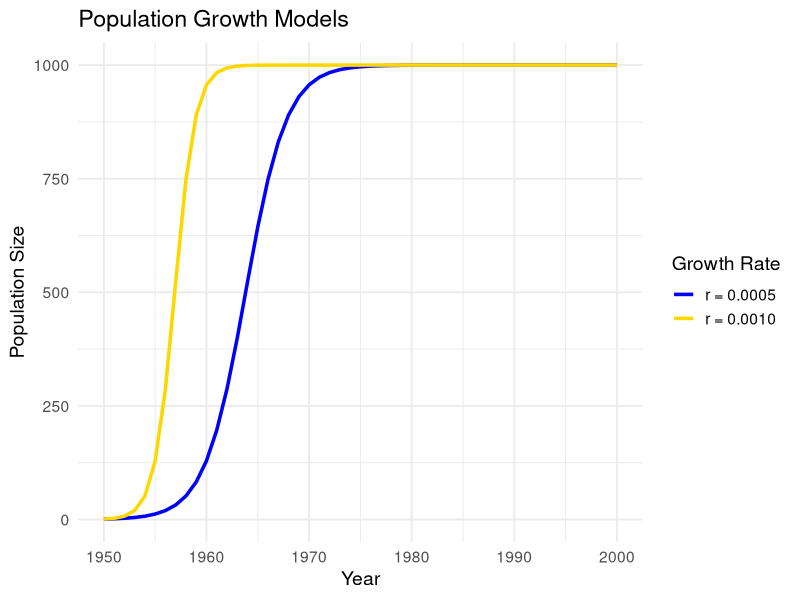
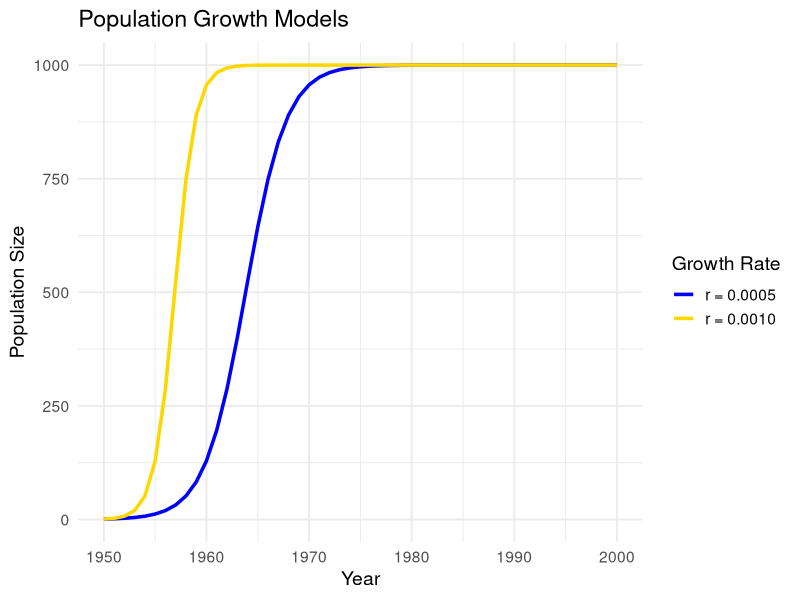

The R source for these figures, in order:
# Quantitative Methods in Ecology and Evolution, Homework 1
# Nurul Islam
# September 8, 2025
# Modeling and visualizing logistic population growth

# --------------------------------------------------------------------------
# Problem Setup
# --------------------------------------------------------------------------
# Parameters for the logistic growth model
K <- 1000      # Carrying capacity
r <- 0.0005    # Intrinsic growth rate
N0 <- 1        # Initial population size
start_year <- 1950
end_year <- 2025

# --------------------------------------------------------------------------
# Objective 1: Calculate Population Size (Nt) Over Time
# --------------------------------------------------------------------------

# This revised function is more self-contained and calculates Nt based on time `t`.
calculate_Nt <- function(K, N0, r, t) {
  return(K / (1 + ((K - N0) / N0) * exp(-r * K * t)))
}

# Create a data frame to hold all results. This is more flexible than a matrix.
years <- seq(start_year, end_year)
time_elapsed <- years - start_year # Calculate the time vector `t`

pop_growth_df <- data.frame(
  year = years,
  time = time_elapsed,
  # Calculate population with the base growth rate `r`
  population_r1 = calculate_Nt(K, N0, r, time_elapsed),
  # Calculate population with double the growth rate `r`
  population_r2 = calculate_Nt(K, N0, r * 2, time_elapsed)
)

# --------------------------------------------------------------------------
# Objective 2 & 3: Plot and Save the Results
# --------------------------------------------------------------------------
# Using the ggplot2 package is the modern standard for plotting in R.
# If you don't have it, run: install.packages("ggplot2")
library(ggplot2)

# Filter the data frame for plotting (years <= 2000)
plot_data <- pop_growth_df[pop_growth_df$year <= 2000, ]

# Create the plot object
pop_growth_plot <- ggplot(data = plot_data, aes(x = year)) +
  geom_line(aes(y = population_r1, color = "r = 0.0005"), linewidth = 1.2) +
  geom_line(aes(y = population_r2, color = "r = 0.0010"), linewidth = 1.2) +
  labs(
    title = "Population Growth Models",
    x = "Year",
    y = "Population Size",
    color = "Growth Rate" # This renames the legend title
  ) +
  scale_color_manual(values = c("r = 0.0005" = "blue", "r = 0.0010" = "gold")) +
  theme_minimal(base_size = 14)

# Display the plot in RStudio
print(pop_growth_plot)

# --- Saving the Plot ---
# First, ensure the 'Figures' directory exists to avoid errors.
if (!dir.exists("Figures")) {
  dir.create("Figures")
}

# ggsave is a simpler way to save ggplot plots.
ggsave(filename = "Figures/ggplot_pop_growth_models.png",
       plot = pop_growth_plot,
       width = 8,
       height = 6,
       dpi = 300)